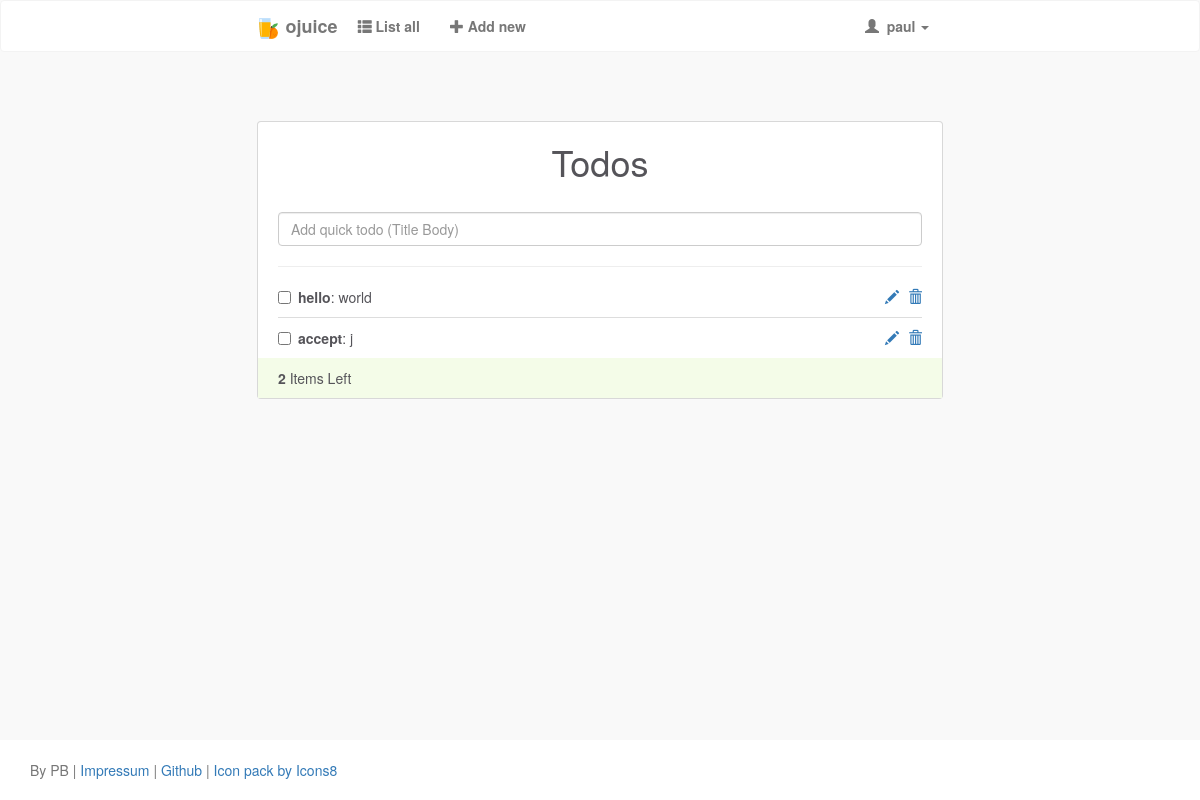
The app's page / (signed in), older data.
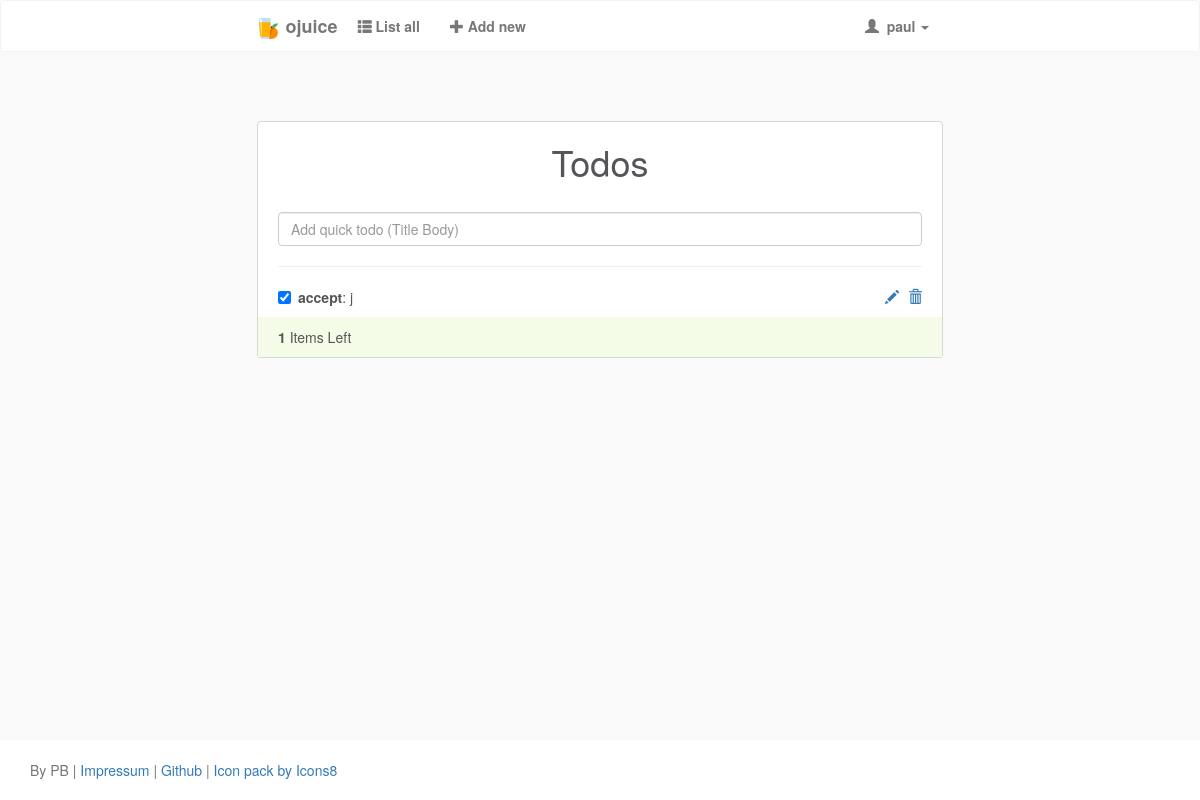
The same page, newer data.
### todo/models.py (models this page shows, shortened)
class Todo(models.Model):
    title = models.CharField(max_length=30)
    body = models.CharField(max_length=255)
    created_at = models.DateTimeField(auto_now_add=True, blank=True)
    checked = models.BooleanField(default=False)
    owner = models.ForeignKey(User, on_delete=models.CASCADE)
    id = HashidAutoField(primary_key=True)

### todo/views.py (the view)
# urls.py: url(r'^$', views.todoIndex, name='index'),
def todoIndex(request):
    ua = request.META.get('HTTP_USER_AGENT', '').lower()
    if ua.find("iphone") > 0 or ua.find("ipad") > 0 or ua.find("android") > 0:
        mobile = True
    else:
        mobile = False
    if request.user.is_authenticated:
        todos = Todo.objects.filter(owner=request.user.id)
        form = QuickTodoForm()
        context = {
            'title': 'Todos',
            'todos': todos,
            'form': form,
            'mobile': mobile
        }
        return render(request, 'index.html', context)
    else:
        return redirect('login')

### todo/forms.py
class QuickTodoForm(forms.Form):
    title = forms.CharField(max_length=285)
    title.widget.attrs = {
        'class': 'form-control add-todo',
        'placeholder': 'Add quick todo (Title Body)'
    }

### templates/index.html (shortened to what this page needs)
{% extends 'base.html' %}
{% block content %}
<div class="container outer_wrap">
    <div class="row">
        <div class="col-md-12">
            <div class="todolist">
                <h1>{{title}}</h1>
                <form action="{% url 'create_quick' %}" method="post">
                    {{ form.title }}
                </form>
                <hr>
                <ul id="sortable" class="list-unstyled">
                    {% for todo in todos %}
                    <li class="ui-state-default">
                        <div class="checkbox">
                            <label class="newTask">
                                <input {% if todo.checked %}checked{% endif %} type="checkbox" onclick="myTest('{{todo.id}}')" />
                                <b>{{todo.title}}</b>: {% if mobile %} {{todo.body|truncatechars:20|urlize}} {% else %} {{todo.body|truncatechars:65|urlize}} {% endif %}</label>
                            <div class="pull-right">
                                <a href="{% url 'detail' todo.id %}" id="left_pencil">
                                    <span class="glyphicon glyphicon-pencil" aria-hidden="true"></span>
                                </a>
                                <a id="{{todo.id}}" class="todo_remove">
                                    <span class="glyphicon glyphicon-trash" aria-hidden="true"></span>
                                </a>
                            </div>
                        </div>
                    </li>
                    {% endfor %}
                </ul>
                <div class="todo-footer">
                    <strong><span class="count-todos" id="counted_todos">{{todos|length}}</span></strong> Items Left
                </div>
            </div>
        </div>
    </div>
</div>
{% endblock content %}

### templates/base.html (shortened to what this page needs)
{% load staticfiles %}
<!doctype html>
<html>
    <head>
        <link rel='stylesheet' href='https://maxcdn.bootstrapcdn.com/bootstrap/3.3.7/css/bootstrap.min.css'>
        <link rel="stylesheet" href="{% static 'css/style.css' %}" />
    </head>
    <body>
        {% include 'partials/header.html' %}
        {% block content %}{% endblock content %}
        {% include 'partials/footer.html' %}
    </body>
</html>

### templates/partials/header.html (shortened to what this page needs)
<nav class="navbar navbar-default">
    <div class="container-fluid">
        <div class="navbar-header">
            <a class="navbar-brand" href="{% url 'index' %}">
                <img class="icon icons8-Orange-Juice" width="25" height="25">
            </a>
            <a href="{% url 'index' %}" class="navbar-brand">ojuice</a>
        </div>
        <div class="collapse navbar-collapse" id="bs-example-navbar-collapse-1">
            {% if user.is_authenticated %}
            <ul class="nav navbar-nav">
                <li>
                    <a href="{% url 'index' %}">
                        <span class="glyphicon glyphicon-th-list " aria-hidden="true"></span> List all
                    </a>
                </li>
                <li>
                    <a href="{% url 'create' %}">
                        <span class="glyphicon glyphicon-plus" aria-hidden="true"></span> Add new
                    </a>
                </li>
            </ul>
            {% endif %}
            <ul class="nav navbar-nav navbar-right">
                {% if not user.is_authenticated %}
                <li><a href="{% url 'register' %}"><span>Sign Up</span></a></li>
                <li><a href="{% url 'login' %}"><span class="navbar_button">Login</span></a></li>
                {% else %}
                <li class="dropdown">
                    <a href="#" class="dropdown-toggle" data-toggle="dropdown" role="button" aria-haspopup="true" aria-expanded="false">
                        <span class="glyphicon glyphicon-user " aria-hidden="true"></span>
                        &nbsp;{{user}}
                        <span class="caret"></span>
                    </a>
                </li>
                {% endif %}
            </ul>
        </div>
    </div>
</nav>

### templates/partials/footer.html
    <footer class="footer">
      <div class="container">
        <p class="text-muted">
            By PB | <a href="#">Impressum</a>
            |<a href="https://github.com/paulbellmann/ojuice"> Github</a>
            | <a href="https://icons8.com">Icon pack by Icons8</a>
        </p>
      </div>
    </footer>

### static/css/style.css (style rules this page uses)
body { background-color: #F9F9F9; color: #555459; }
.navbar-default { background-color: #fff; border-color: #f3f3f3; }
.footer { background-color: #fff; }
.container-fluid { max-width: 60%; }
.outer_wrap { padding-top: 100px; }
#left_pencil { padding-right: 5px; text-decoration: none; }
.todo_remove { cursor: pointer; }
.todolist, .insform { background-color:#FFF; padding:20px 20px 10px 20px; max-width: 60%; margin: auto; border-radius: 3px; box-shadow: 0 0 0 1px #d8d8d8; }
.todolist h1, .insform h1 { margin:0; padding-bottom:20px; text-align:center; }
.todolist { margin-bottom: 50px; }
li.ui-state-default { background:#fff; border:none; border-bottom:1px solid #ddd; }
li.ui-state-default:last-child { border-bottom:none; }
.todo-footer { background-color:#F4FCE8; margin:0 -20px -10px -20px; padding: 10px 20px; }
.navbar-brand { padding: 15px 5px 15px 15px; font-weight: 600; color: #606060; }
li > a { font-weight: 700; }
@media (max-width: 1300px) { .outer_wrap { padding-top: 50px; } }
html { position: relative; min-height: 100%; }
body { margin-bottom: 60px; }
.footer { position: absolute; bottom: 0; width: 100%; height: 60px; background-color: #fff; }
.container .text-muted { margin: 20px 0; }

Row changes from the older to the newer data that the page shows:
removed Todo: title "hello", body "world"
changed Todo "accept": checked "☐" → "☑"
Text that changed along with them:
{{ todos|length }}: "2" → "1"
